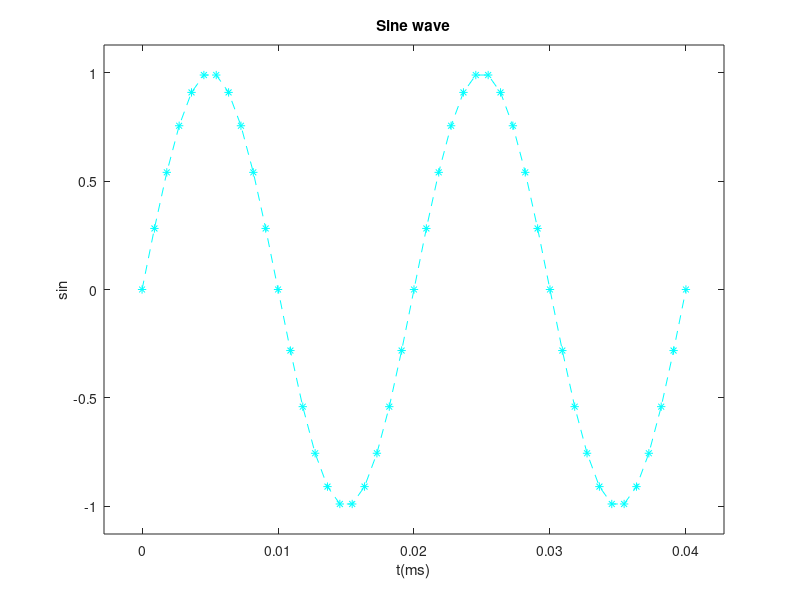
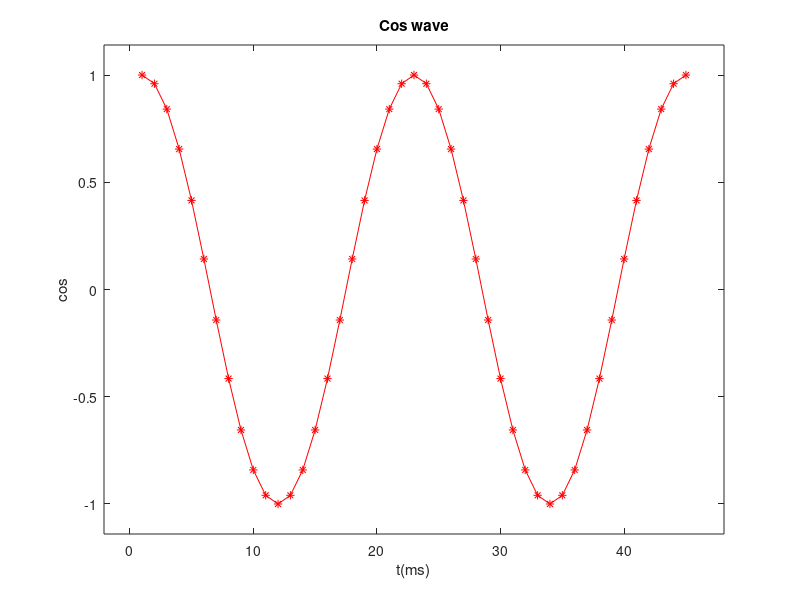

Recreate these plots in MATLAB, in order.
%{
This explains the plotting functions
%}

x = 1:10;
y = x.^2;  % elementwise product
disp(x);
disp(y);

% plot x and y as 2 signals on same plot
% color code, marker and line type are specified as 'rx-'
% r = red, x= marker, - = line dashed
% colors: r, b, c, m, k
% markers: *, -, ., d
% lines: -, ., -- etc.
plot(x, 'rx-')
hold on  % wihtout this the sencond plot overwrites the 1st one
plot(y, 'bx-')
hold off

% alternatively
plot(x, y, 'r*');
title("Exponential")
xlabel("x->");
ylabel("x^2->");

% making a simple sine wave
samples = 1:100;
F = 50;
Fs = 22*F;
ts = 1/Fs;
T = 1 / F;

t = 0 : ts : 2*T;
disp(t)

sines = sin(2*pi*F*t);
plot(t, sines);

coses = cos(2*pi*F*t);

% plotting two different figures in 2 windows
fig1 = figure(1);
plot(t, sines, "c*--");
title("Sine wave");
xlabel("t(ms)");
ylabel("sin");
axis padded

fig2 = figure(2);
plot(coses, "r*-");
title("Cos wave");
xlabel("t(ms)");
ylabel("cos");
axis padded
